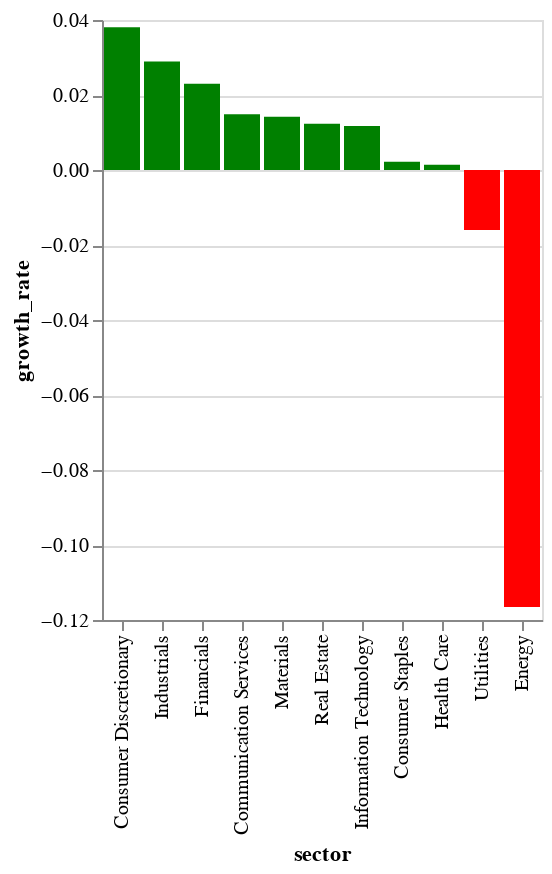

Notebook cell for this chart:
### Code cell
bar_chart(360)

### Figure 1 — Vega-Lite specification as saved in the notebook (floating-point values rounded to 4 significant figures)
{"config": {"view": {"continuousWidth": 400, "continuousHeight": 300}}, "data": {"name": "data-60159c0e0961c3e4584dbcb084b6dfa4"}, "mark": "bar", "encoding": {"color": {"condition": {"value": "green", "test": "(datum.growth_rate > 0)"}, "value": "red"}, "x": {"field": "sector", "sort": "-y", "type": "nominal"}, "y": {"field": "growth_rate", "type": "quantitative"}}, "$schema": "https://vega.github.io/schema/vega-lite/v4.17.0.json", "datasets": {"data-60159c0e0961c3e4584dbcb084b6dfa4": [{"sector": "Industrials", "growth_rate": 0.02892}, {"sector": "Health Care", "growth_rate": 0.001413}, {"sector": "Information Technology", "growth_rate": 0.01171}, {"sector": "Communication Services", "growth_rate": 0.01487}, {"sector": "Consumer Staples", "growth_rate": 0.002185}, {"sector": "Consumer Discretionary", "growth_rate": 0.03805}, {"sector": "Utilities", "growth_rate": -0.01597}, {"sector": "Financials", "growth_rate": 0.02303}, {"sector": "Materials", "growth_rate": 0.0142}, {"sector": "Real Estate", "growth_rate": 0.01231}, {"sector": "Energy", "growth_rate": -0.1165}]}}
